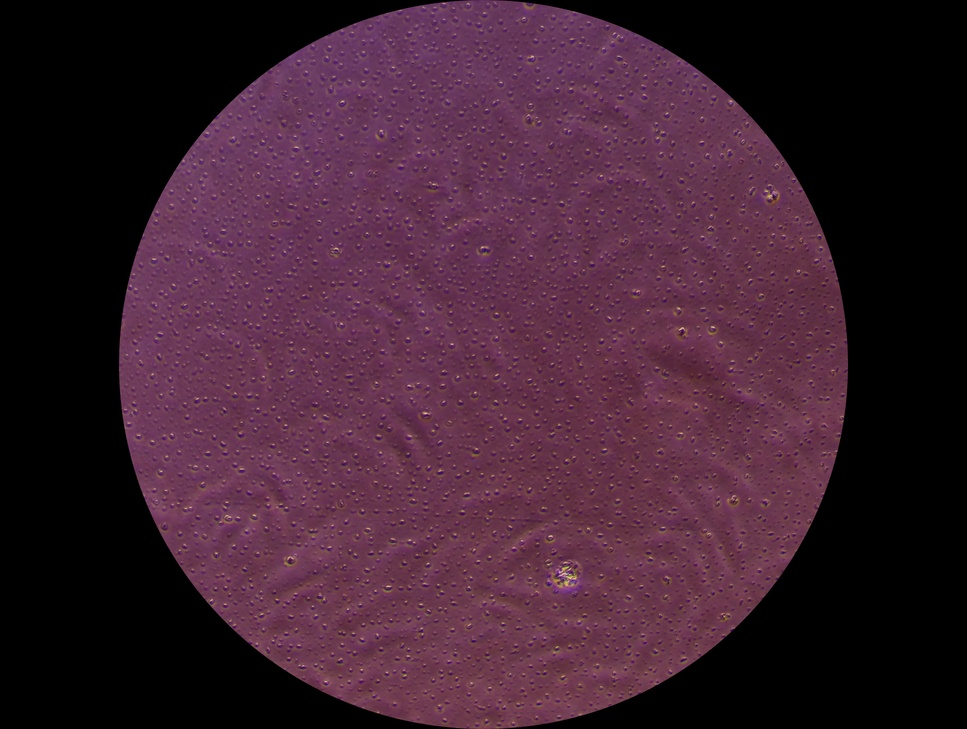
#> input picture BioTech/StemCells/Images/All/4well-1-_0001.jpg, 967 x 729 px, shrunk from 4032 x 3040 before the run
$ python -i 1_Tracing.py   (imports and definitions only)
#> lines starting #> are read from the running program, lines starting #| are printed output that depends on the picture; after the words box and inside, x2 and y2 are one past the last pixel; in counts of white or black regions, pixels touching at a corner belong together
import cv2
import numpy as np
import os
from pathlib import Path

# === Config ===
input_dir = Path(r"C:\Users\ketgl\OneDrive\Documents\GitHub\Python-Programs\BioTech\StemCells\Images")
output_dir = input_dir / "Processed"
# [1 line not run here, left out]

# Function to process one image
def process_image(image_path):
#> called with image_path = 'Images/All/4well-1-_0001.jpg'
    img = cv2.imread(str(image_path))
#> img is the input picture: shape (729, 967, 3); mean B, G, R 48.6, 33.2, 62.2
    if img is None:
        print(f"⚠️ Could not read {image_path}")
        return

    gray = cv2.cvtColor(img, cv2.COLOR_BGR2GRAY)
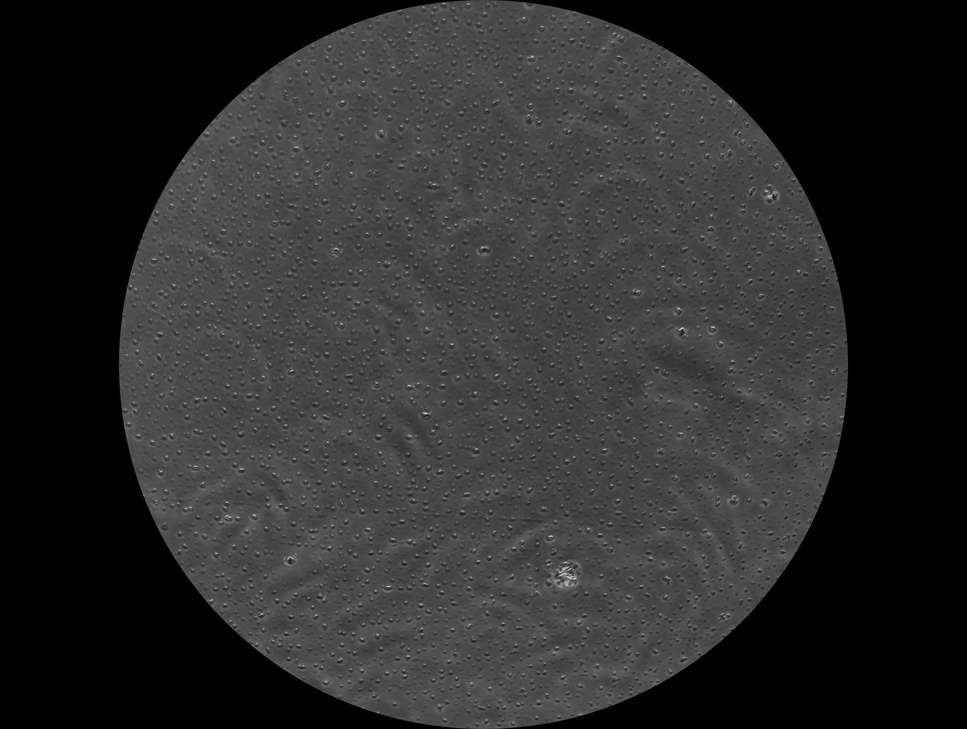
#> gray: shape (729, 967); min 0, max 204, mean 43.6

    # Enhance edges using Gaussian blur + Canny
    blurred = cv2.GaussianBlur(gray, (5, 5), 0)
    edges = cv2.Canny(blurred, 50, 150)
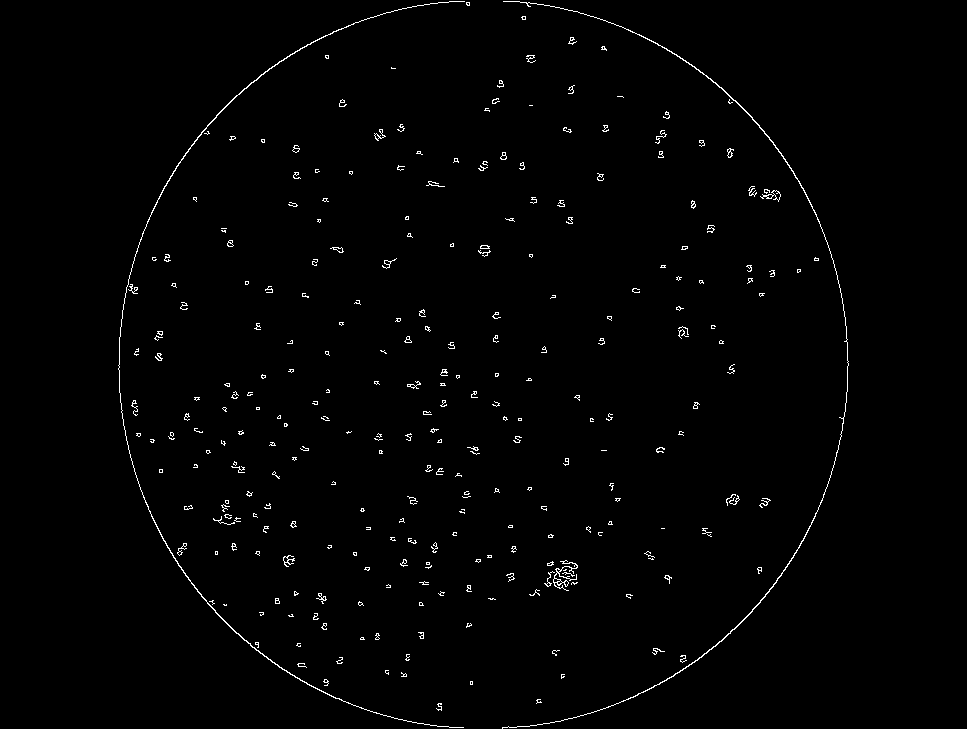
#> edges: shape (729, 967); 1.1% white in thin lines or dots, all inside (x1, y1, x2, y2) = (118, 1, 849, 729)

    # Find contours
    contours, _ = cv2.findContours(edges, cv2.RETR_EXTERNAL, cv2.CHAIN_APPROX_SIMPLE)
#> contours = 281 contours, 262 with area under 20; largest, box (x1, y1, x2, y2) and area: (118, 1, 465, 728) 312, (502, 1, 849, 729) 307, (553, 560, 578, 591) 93, (760, 190, 781, 202) 69, (283, 555, 295, 567) 34

    # --- First output: cells in green, edges in yellow ---
    traced = np.zeros_like(img)
    cv2.drawContours(traced, contours, -1, (0, 255, 0), 1)  # green outlines
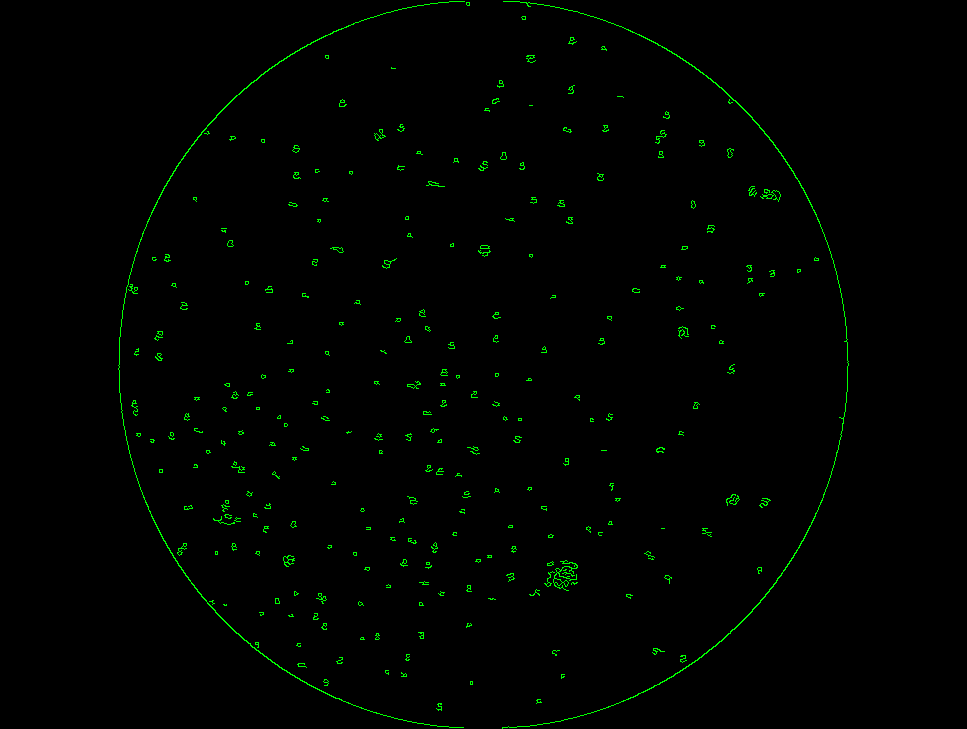
#> traced: shape (729, 967, 3); mean of channels 0, 1, 2 0, 2.7, 0; drawn as B, G, R
    traced[np.where(edges > 0)] = (0, 255, 255)  # yellow edges
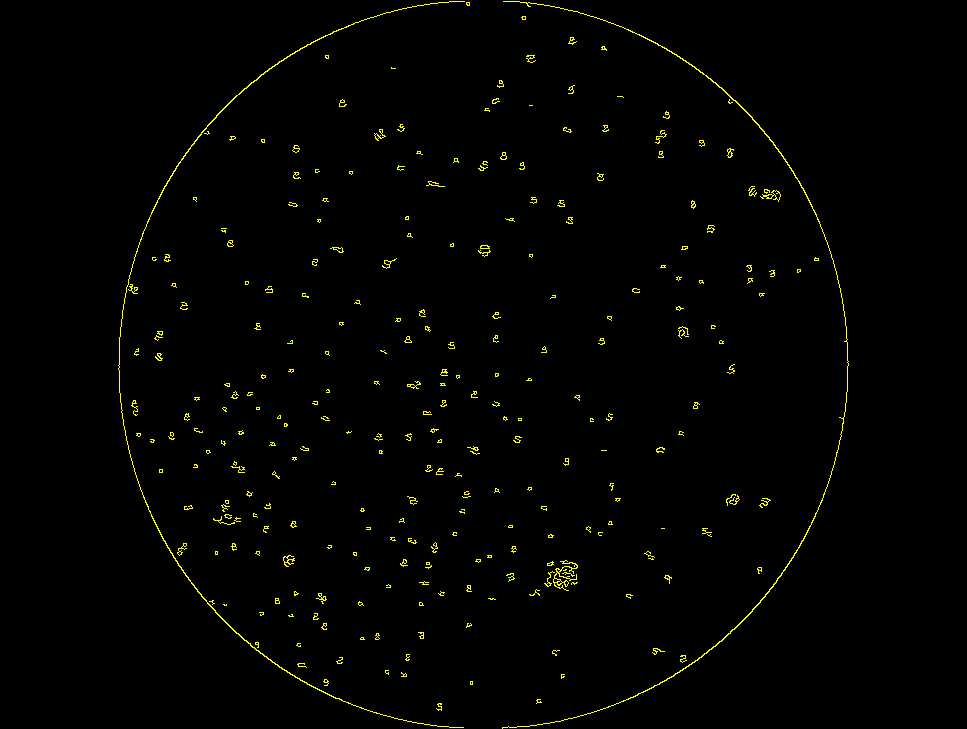
#> traced: shape (729, 967, 3); 1.08% of pixels changed, all inside (x1, y1, x2, y2) = (118, 1, 849, 729); drawn as B, G, R

    # --- Second output: outlines only ---
    outlines = np.zeros_like(img)
    cv2.drawContours(outlines, contours, -1, (0, 255, 0), 1)

    # Save outputs
#> (the run stopped early here; a loop or call above may not have finished)

$ run again, on BioTech/StemCells/Images/OP9/Op9-4-30-5-19-_0006.jpg
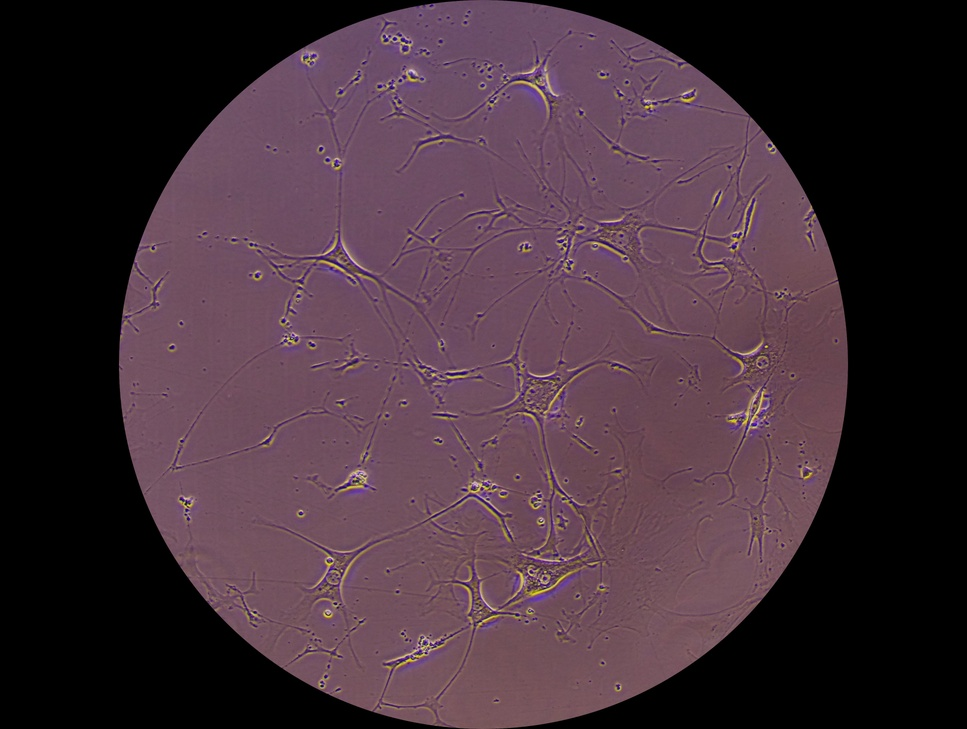
#> input picture BioTech/StemCells/Images/OP9/Op9-4-30-5-19-_0006.jpg, 967 x 729 px, shrunk from 4032 x 3040 before the run
#> in process_image, img is the input picture: shape (729, 967, 3); mean B, G, R 56.7, 47.2, 66.7
#> in process_image, `edges = cv2.Canny(blurred, 50, 150)`:
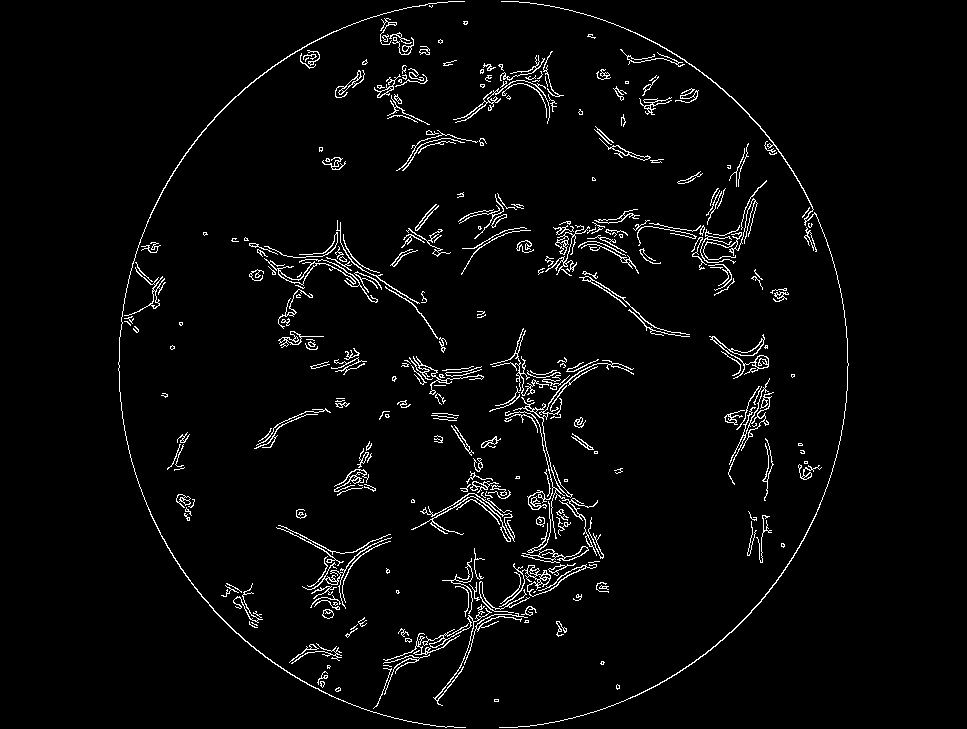
#> edges: shape (729, 967); 3.2% white in thin lines or dots, all inside (x1, y1, x2, y2) = (118, 1, 849, 728)
#> contours = 331 contours, 229 with area under 20; largest, box (x1, y1, x2, y2) and area: (709, 334, 769, 379) 338, (499, 1, 849, 728) 328, (499, 563, 597, 607) 307, (118, 1, 466, 728) 304, (522, 546, 589, 561) 242
#> in process_image, `traced[np.where(edges > 0)] = (0, 255, 255)`:
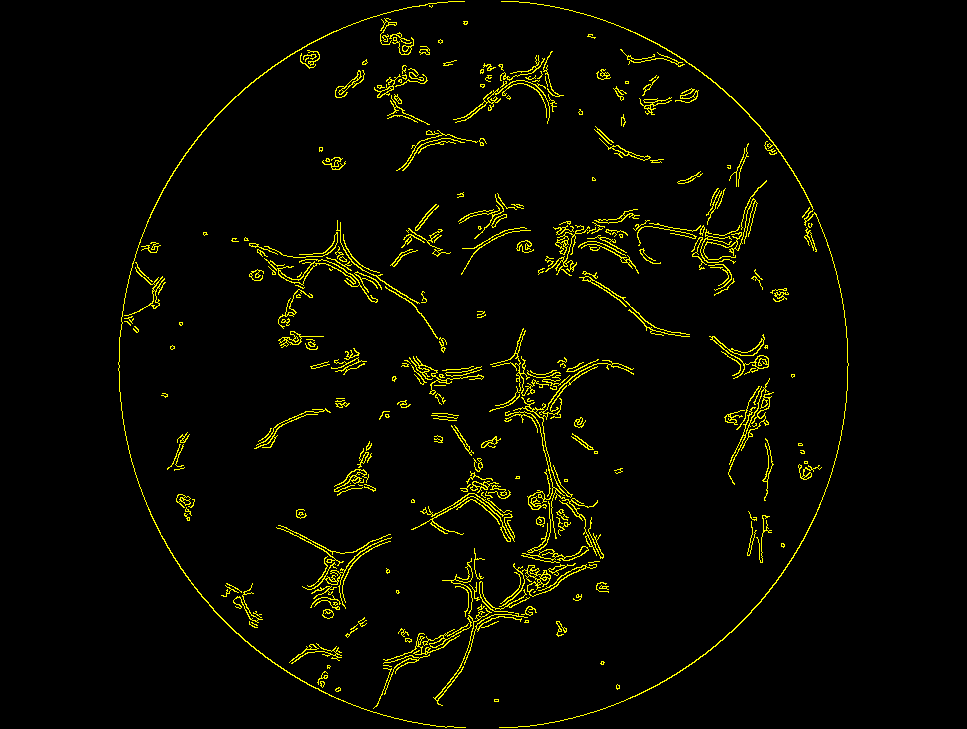
#> traced: shape (729, 967, 3); mean of channels 0, 1, 2 0, 8.2, 8.2; drawn as B, G, R
